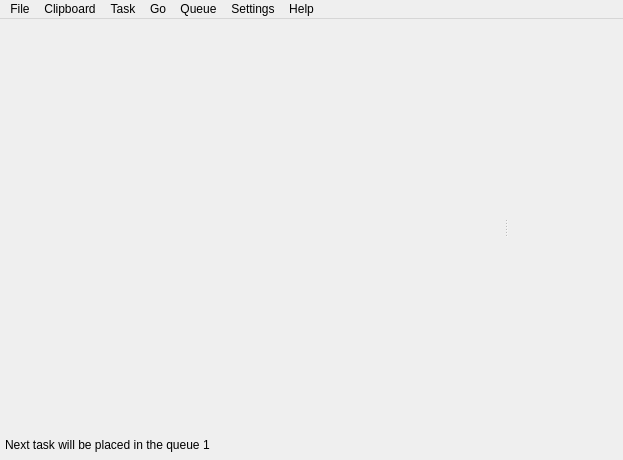
<?xml version="1.0" encoding="UTF-8"?>
<ui version="4.0">
 <class>Main_window</class>
 <widget class="QMainWindow" name="Main_window">
  <property name="geometry">
   <rect>
    <x>0</x>
    <y>0</y>
    <width>623</width>
    <height>460</height>
   </rect>
  </property>
  <property name="windowTitle">
   <string>Ridual</string>
  </property>
  <widget class="QWidget" name="centralWidget">
   <layout class="QVBoxLayout" name="verticalLayout">
    <property name="spacing">
     <number>5</number>
    </property>
    <property name="leftMargin">
     <number>5</number>
    </property>
    <property name="topMargin">
     <number>5</number>
    </property>
    <property name="rightMargin">
     <number>5</number>
    </property>
    <property name="bottomMargin">
     <number>5</number>
    </property>
    <item>
     <widget class="QSplitter" name="panes_splitter">
      <property name="sizePolicy">
       <sizepolicy hsizetype="Expanding" vsizetype="Expanding">
        <horstretch>0</horstretch>
        <verstretch>0</verstretch>
       </sizepolicy>
      </property>
      <property name="orientation">
       <enum>Qt::Horizontal</enum>
      </property>
      <widget class="Pane" name="left_pane" native="true">
       <property name="minimumSize">
        <size>
         <width>0</width>
         <height>200</height>
        </size>
       </property>
      </widget>
      <widget class="QWidget" name="layoutWidget">
       <layout class="QVBoxLayout" name="verticalLayout_2">
        <item>
         <widget class="Pane" name="right_pane" native="true">
          <property name="minimumSize">
           <size>
            <width>0</width>
            <height>200</height>
           </size>
          </property>
         </widget>
        </item>
        <item>
         <layout class="QVBoxLayout" name="messages_layout">
          <property name="spacing">
           <number>5</number>
          </property>
         </layout>
        </item>
       </layout>
      </widget>
     </widget>
    </item>
    <item>
     <layout class="QHBoxLayout" name="horizontalLayout"/>
    </item>
    <item>
     <widget class="QWidget" name="current_queue_notice" native="true">
      <layout class="QHBoxLayout" name="horizontalLayout_2">
       <property name="spacing">
        <number>0</number>
       </property>
       <property name="leftMargin">
        <number>0</number>
       </property>
       <property name="topMargin">
        <number>0</number>
       </property>
       <property name="rightMargin">
        <number>0</number>
       </property>
       <property name="bottomMargin">
        <number>0</number>
       </property>
       <item>
        <widget class="QLabel" name="label_2">
         <property name="text">
          <string>Next task will be placed in the queue </string>
         </property>
        </widget>
       </item>
       <item>
        <widget class="QLabel" name="current_queue_id">
         <property name="text">
          <string>1</string>
         </property>
        </widget>
       </item>
       <item>
        <spacer name="horizontalSpacer">
         <property name="orientation">
          <enum>Qt::Horizontal</enum>
         </property>
         <property name="sizeHint" stdset="0">
          <size>
           <width>40</width>
           <height>20</height>
          </size>
         </property>
        </spacer>
       </item>
      </layout>
     </widget>
    </item>
   </layout>
  </widget>
  <widget class="QMenuBar" name="menuBar">
   <property name="geometry">
    <rect>
     <x>0</x>
     <y>0</y>
     <width>623</width>
     <height>20</height>
    </rect>
   </property>
   <widget class="QMenu" name="menu_file">
    <property name="title">
     <string>File</string>
    </property>
    <addaction name="action_execute"/>
    <addaction name="action_view"/>
    <addaction name="action_edit"/>
    <addaction name="action_edit_new_file"/>
   </widget>
   <widget class="QMenu" name="menu_settings">
    <property name="title">
     <string>Settings</string>
    </property>
    <widget class="QMenu" name="menu_recursive_fetch">
     <property name="title">
      <string>Recursive fetch</string>
     </property>
     <addaction name="action_recursive_fetch_auto"/>
     <addaction name="action_recursive_fetch_on"/>
     <addaction name="action_recursive_fetch_off"/>
    </widget>
    <addaction name="action_general_settings"/>
    <addaction name="action_hotkeys"/>
    <addaction name="menu_recursive_fetch"/>
   </widget>
   <widget class="QMenu" name="menu_go">
    <property name="title">
     <string>Go</string>
    </property>
    <addaction name="action_go_parent_directory"/>
    <addaction name="action_go_places"/>
    <addaction name="action_go_root"/>
    <addaction name="separator"/>
    <addaction name="action_refresh"/>
   </widget>
   <widget class="QMenu" name="menu_task">
    <property name="title">
     <string>Task</string>
    </property>
    <addaction name="action_copy"/>
    <addaction name="action_move"/>
    <addaction name="action_link"/>
    <addaction name="action_rename"/>
    <addaction name="action_move_to_trash"/>
    <addaction name="action_move_from_trash"/>
    <addaction name="action_remove"/>
    <addaction name="action_create_folder"/>
    <addaction name="separator"/>
    <addaction name="action_abort_last_created_task"/>
   </widget>
   <widget class="QMenu" name="menu_queue">
    <property name="title">
     <string>Queue</string>
    </property>
    <addaction name="action_queue_choose"/>
   </widget>
   <widget class="QMenu" name="menu_help">
    <property name="title">
     <string>Help</string>
    </property>
    <addaction name="action_about"/>
   </widget>
   <widget class="QMenu" name="menuClipboard">
    <property name="title">
     <string>Clipboard</string>
    </property>
    <addaction name="action_clipboard_copy"/>
    <addaction name="action_cut"/>
    <addaction name="action_paste"/>
   </widget>
   <addaction name="menu_file"/>
   <addaction name="menuClipboard"/>
   <addaction name="menu_task"/>
   <addaction name="menu_go"/>
   <addaction name="menu_queue"/>
   <addaction name="menu_settings"/>
   <addaction name="menu_help"/>
  </widget>
  <action name="action_hotkeys">
   <property name="text">
    <string>Hotkeys</string>
   </property>
  </action>
  <action name="action_go_parent_directory">
   <property name="text">
    <string>Parent directory</string>
   </property>
   <property name="shortcut">
    <string>Backspace</string>
   </property>
  </action>
  <action name="action_go_places">
   <property name="text">
    <string>Places</string>
   </property>
   <property name="shortcut">
    <string>Shift+F1</string>
   </property>
  </action>
  <action name="action_go_root">
   <property name="text">
    <string>Root filesystem</string>
   </property>
   <property name="shortcut">
    <string>Shift+F2</string>
   </property>
  </action>
  <action name="action_execute">
   <property name="text">
    <string>Execute</string>
   </property>
   <property name="shortcut">
    <string>Alt+X</string>
   </property>
  </action>
  <action name="action_view">
   <property name="text">
    <string>View</string>
   </property>
   <property name="shortcut">
    <string>F3</string>
   </property>
  </action>
  <action name="action_edit">
   <property name="text">
    <string>Edit</string>
   </property>
   <property name="shortcut">
    <string>F4</string>
   </property>
  </action>
  <action name="action_copy">
   <property name="enabled">
    <bool>true</bool>
   </property>
   <property name="text">
    <string>Copy</string>
   </property>
   <property name="shortcut">
    <string>F5</string>
   </property>
  </action>
  <action name="action_move">
   <property name="enabled">
    <bool>true</bool>
   </property>
   <property name="text">
    <string>Move</string>
   </property>
   <property name="shortcut">
    <string>F6</string>
   </property>
  </action>
  <action name="action_link">
   <property name="enabled">
    <bool>false</bool>
   </property>
   <property name="text">
    <string>Link</string>
   </property>
  </action>
  <action name="action_symbolic_link">
   <property name="enabled">
    <bool>false</bool>
   </property>
   <property name="text">
    <string>Symbolic link</string>
   </property>
  </action>
  <action name="action_rename">
   <property name="enabled">
    <bool>false</bool>
   </property>
   <property name="text">
    <string>Rename</string>
   </property>
  </action>
  <action name="action_remove">
   <property name="enabled">
    <bool>true</bool>
   </property>
   <property name="text">
    <string>Remove</string>
   </property>
   <property name="shortcut">
    <string>Shift+F8</string>
   </property>
  </action>
  <action name="action_move_to_trash">
   <property name="enabled">
    <bool>true</bool>
   </property>
   <property name="text">
    <string>Move to trash</string>
   </property>
   <property name="shortcut">
    <string>F8</string>
   </property>
  </action>
  <action name="action_refresh">
   <property name="text">
    <string>Refresh</string>
   </property>
   <property name="shortcut">
    <string>Ctrl+R</string>
   </property>
  </action>
  <action name="action_general_settings">
   <property name="text">
    <string>General settings</string>
   </property>
  </action>
  <action name="action_recursive_fetch_auto">
   <property name="checkable">
    <bool>true</bool>
   </property>
   <property name="text">
    <string>Auto</string>
   </property>
  </action>
  <action name="action_recursive_fetch_on">
   <property name="checkable">
    <bool>true</bool>
   </property>
   <property name="text">
    <string>On</string>
   </property>
  </action>
  <action name="action_recursive_fetch_off">
   <property name="checkable">
    <bool>true</bool>
   </property>
   <property name="text">
    <string>Off</string>
   </property>
  </action>
  <action name="action_queue_choose">
   <property name="enabled">
    <bool>true</bool>
   </property>
   <property name="text">
    <string>Choose a queue for next task</string>
   </property>
   <property name="shortcut">
    <string>Ctrl+Q</string>
   </property>
  </action>
  <action name="action_about">
   <property name="text">
    <string>About</string>
   </property>
  </action>
  <action name="action_clipboard_copy">
   <property name="text">
    <string>Copy files</string>
   </property>
   <property name="shortcut">
    <string>Ctrl+C</string>
   </property>
  </action>
  <action name="action_cut">
   <property name="text">
    <string>Cut files</string>
   </property>
   <property name="shortcut">
    <string>Ctrl+X</string>
   </property>
  </action>
  <action name="action_paste">
   <property name="text">
    <string>Paste files</string>
   </property>
   <property name="shortcut">
    <string>Ctrl+V</string>
   </property>
  </action>
  <action name="action_abort_last_created_task">
   <property name="text">
    <string>Abort last created task</string>
   </property>
   <property name="shortcut">
    <string>Ctrl+B</string>
   </property>
  </action>
  <action name="action_move_from_trash">
   <property name="text">
    <string>Restore from trash</string>
   </property>
  </action>
  <action name="action_create_folder">
   <property name="text">
    <string>Create folder</string>
   </property>
   <property name="shortcut">
    <string>F7</string>
   </property>
  </action>
  <action name="action_edit_new_file">
   <property name="text">
    <string>Edit new file</string>
   </property>
   <property name="shortcut">
    <string>Shift+F4</string>
   </property>
  </action>
 </widget>
 <layoutdefault spacing="6" margin="11"/>
 <customwidgets>
  <customwidget>
   <class>Pane</class>
   <extends>QWidget</extends>
   <header>Pane.h</header>
   <container>1</container>
  </customwidget>
 </customwidgets>
 <resources/>
 <connections/>
</ui>
